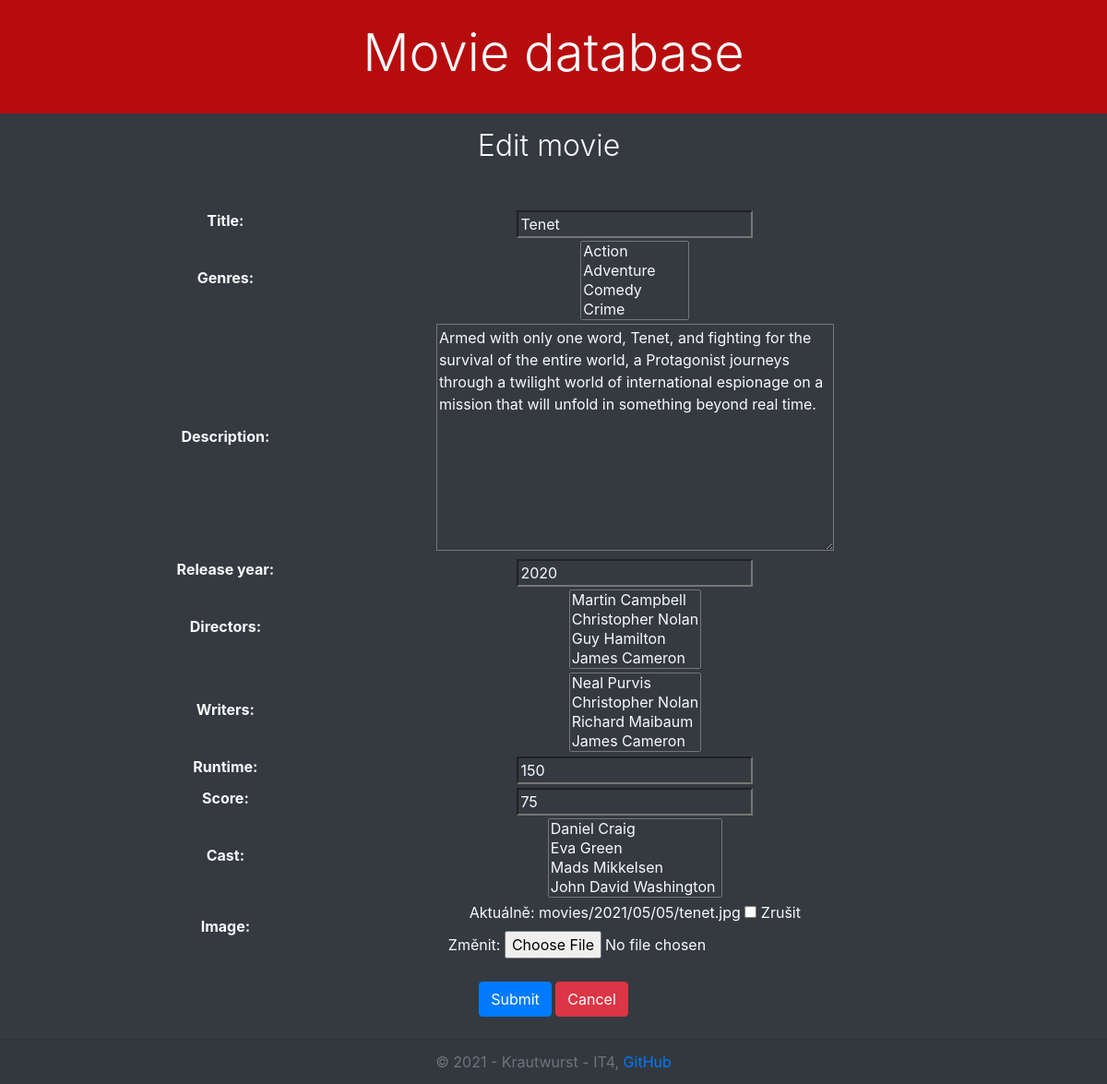
The page /movies/movie/2/update/ on the database its author committed.
### movies/models.py (models this page shows, shortened)
class Movie(models.Model):
    title = models.CharField(max_length=200)
    genres = models.ManyToManyField('Genre')
    description = models.TextField(null=True)
    release_year = models.PositiveIntegerField(validators=[MinValueValidator(0.0), MaxValueValidator(10 + int(date.today().year))])
    directors = models.ManyToManyField('Director')
    writers = models.ManyToManyField('Writer')
    runtime = models.IntegerField(validators=[MinValueValidator(0.0), MaxValueValidator(1000.0)])
    score = models.IntegerField(validators=[MinValueValidator(0.0), MaxValueValidator(100.0)])
    cast = models.ManyToManyField('Actor')
    img = models.ImageField(upload_to='movies/%Y/%m/%d', blank=True, null=True, verbose_name='Image')
    class Meta:
        ordering = ["score", "title"]

### movies/views.py (the view)
# urls.py: path('movie/<int:pk>/update/', views.MovieUpdate.as_view(), name='movie-update'),
class MovieUpdate(UpdateView):
    model = Movie
    fields = ['title', 'genres', 'description', 'release_year', 'directors', 'writers', 'runtime', 'score', 'cast', 'img']
    extra_context = {
        'nadpis': 'Edit movie',
    }

### movies/models.py (called while the page is built)
    def __str__(self):
        return f"{self.name}"

    def __str__(self):
        return f"{self.first_name} {self.surname}"

    def __str__(self):
        return f"{self.writer}"

    def __str__(self):
        return f"{self.director}"

    def __str__(self):
        return f"{self.actor}"

### movies/templates/movies/movie_form.html (shortened to what this page needs)
{% extends "base.html" %}
{% block content %}
<form action="" method="post" enctype="multipart/form-data">
    <table>
        {{ form.as_table }}
    </table>
    <div class="text-center m-4">
        <button type="submit" class="btn btn-primary">Submit</button>
        <a class="btn btn-danger" href="{% url 'list' %}" role="button">Cancel</a>
    </div>
</form>
{% endblock %}

### movies/static/css/style.css (style rules this page uses)
:root { --light: #f8f9fa; --dark: #343a40; }
* { color: var(--light); }
body { background-color: var(--dark); min-height: 100vh; display: flex; flex-direction: column; }
table * { background-color: var(--dark) !important; color: var(--light) !important; }
table { text-align: center; width: 80% !important; margin-left: auto!important; margin-right: auto!important; border-bottom: none !important; }

### rows shown on the page
Movie: title "Tenet", description "Armed with only one word, Tenet, and fighting for the survival of the entire world, a Protagonist journeys through a twilight world of international espionage on a mission that will unfold in something beyond real time.", release_year "2020", runtime "150", score "75"

### other values the page prints
{{ nadpis }} "Edit movie"
